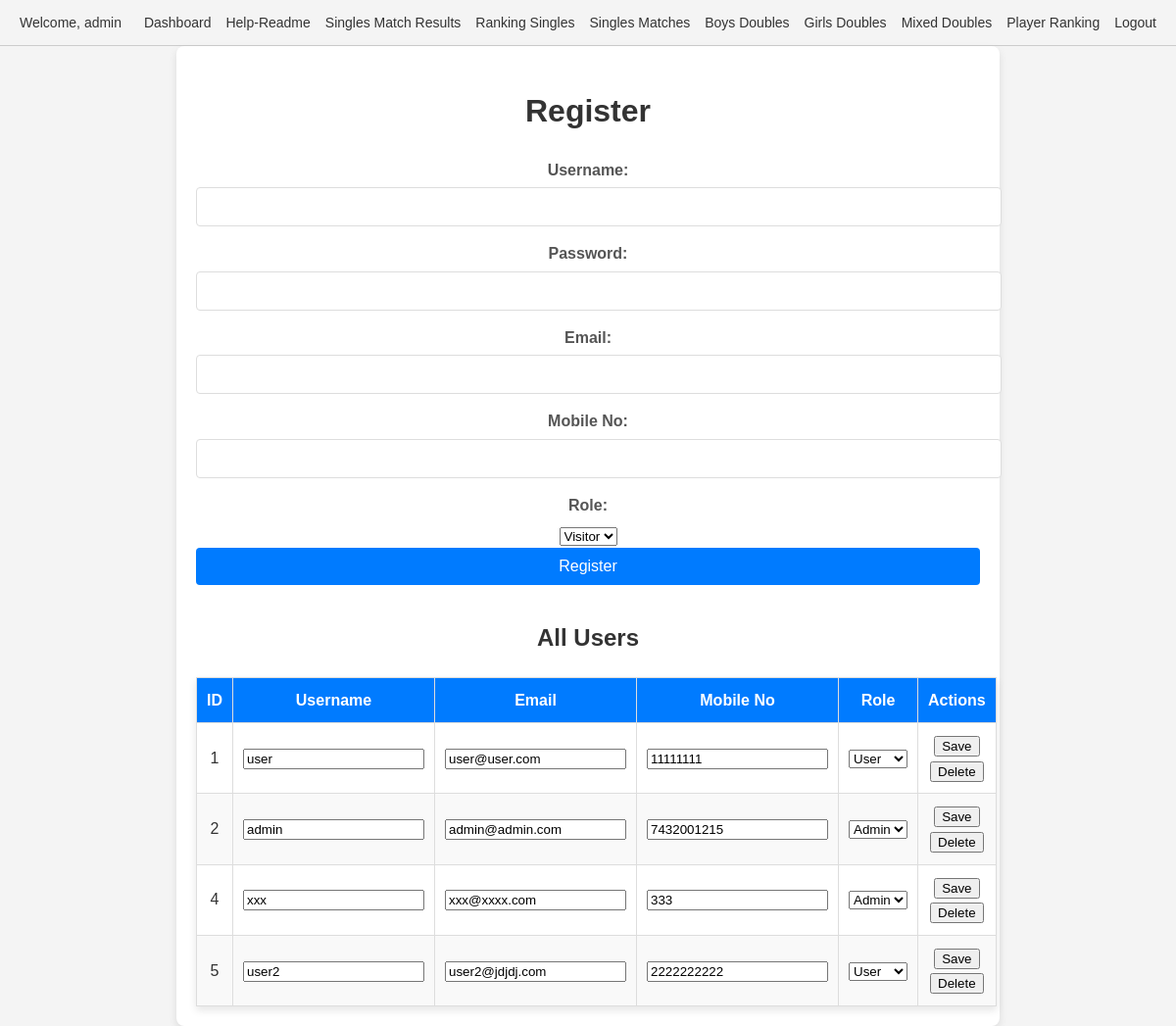
Page /register.php (signed in) on the earlier database version.
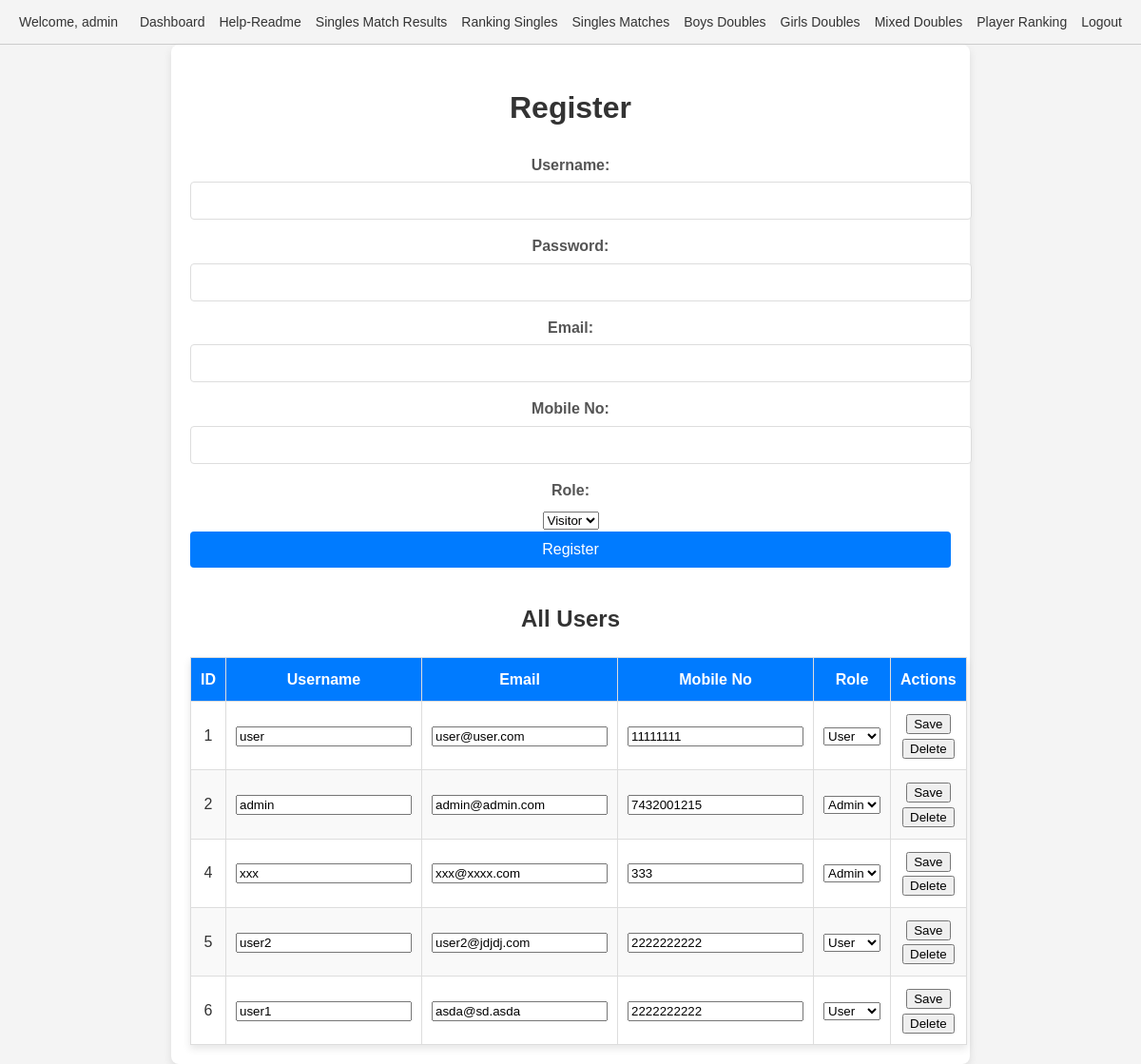
Same page on the later database version.
### tables this page shows
CREATE TABLE `users` (
  `id` int(11) NOT NULL,
  `username` varchar(255) NOT NULL,
  `password` varchar(255) NOT NULL,
  `mobile_no` varchar(20) DEFAULT NULL,
  `notes` text DEFAULT NULL,
  `role` enum('admin','user','visitor','moderator') NOT NULL DEFAULT 'visitor',
  `created_at` timestamp NULL DEFAULT current_timestamp(),
  `email` varchar(255) DEFAULT NULL,
  `last_login` datetime DEFAULT NULL
);

### permissions.php (called while the page is built, shortened)
<?php
function is_admin() {
    return isset($_SESSION['role']) && $_SESSION['role'] === 'admin';
}
?>

### register.php (the view, shortened to what this page needs)
<?php
include 'header.php';
require 'auth.php';
$username = '';
$email = '';
$mobile_no = '';
$role = 'visitor';
$is_admin = is_admin();
$users = [];
if ($is_admin) {
    $result = $conn->query("SELECT * FROM users");
    $users = $result->fetch_all(MYSQLI_ASSOC);
}
?>
<!DOCTYPE html>
<html lang="en">
<head>
    <link rel="stylesheet" href="styles.css">
</head>
<body>
    <div class="container">
        <h1>Register</h1>
        <form method="POST">
            <div class="form-group">
                <label for="username">Username:</label>
                <input type="text" name="username" id="username" value="<?= htmlspecialchars($username) ?>" required>
            </div>
            <div class="form-group">
                <label for="password">Password:</label>
                <input type="password" name="password" id="password" required>
            </div>
            <div class="form-group">
                <label for="email">Email:</label>
                <input type="email" name="email" id="email" value="<?= htmlspecialchars($email) ?>" required>
            </div>
            <div class="form-group">
                <label for="mobile_no">Mobile No:</label>
                <input type="text" name="mobile_no" id="mobile_no" value="<?= htmlspecialchars($mobile_no) ?>">
            </div>
            <div class="form-group">
                <label for="role">Role:</label>
                <select name="role" id="role" required>
                    <option value="visitor" <?= $role === 'visitor' ? 'selected' : '' ?>>Visitor</option>
                </select>
            </div>
            <button type="submit" class="btn-primary">Register</button>
        </form>
        <?php if ($is_admin): ?>
            <h2>All Users</h2>
            <table>
                <thead>
                    <tr>
                        <th>ID</th>
                        <th>Username</th>
                        <th>Email</th>
                        <th>Mobile No</th>
                        <th>Role</th>
                        <th>Actions</th>
                    </tr>
                </thead>
                <tbody>
                    <?php foreach ($users as $user): ?>
                        <tr>
                            <form method="POST" class="edit-form">
                                <td><?= htmlspecialchars($user['id']) ?></td>
                                <td><input type="text" name="username" value="<?= htmlspecialchars($user['username']) ?>"></td>
                                <td><input type="email" name="email" value="<?= htmlspecialchars($user['email']) ?>"></td>
                                <td><input type="text" name="mobile_no" value="<?= htmlspecialchars($user['mobile_no']) ?>"></td>
                                <td>
                                    <select name="role">
                                        <option value="admin" <?= $user['role'] === 'admin' ? 'selected' : '' ?>>Admin</option>
                                        <option value="user" <?= $user['role'] === 'user' ? 'selected' : '' ?>>User</option>
                                    </select>
                                </td>
                                <td>
                                    <button type="submit" name="action" value="edit" class="btn-edit">Save</button>
                                    <button type="submit" name="action" value="delete" class="btn-delete" onclick="return confirm('Are you sure you want to delete this user?')">Delete</button>
                                </td>
                            </form>
                        </tr>
                    <?php endforeach; ?>
                </tbody>
            </table>
        <?php endif; ?>
    </div>
</body>
</html>

Differences in the rows shown:
added users: id "6", username "user1", email "asda@sd.asda", mobile_no "2222222222", role "User"
